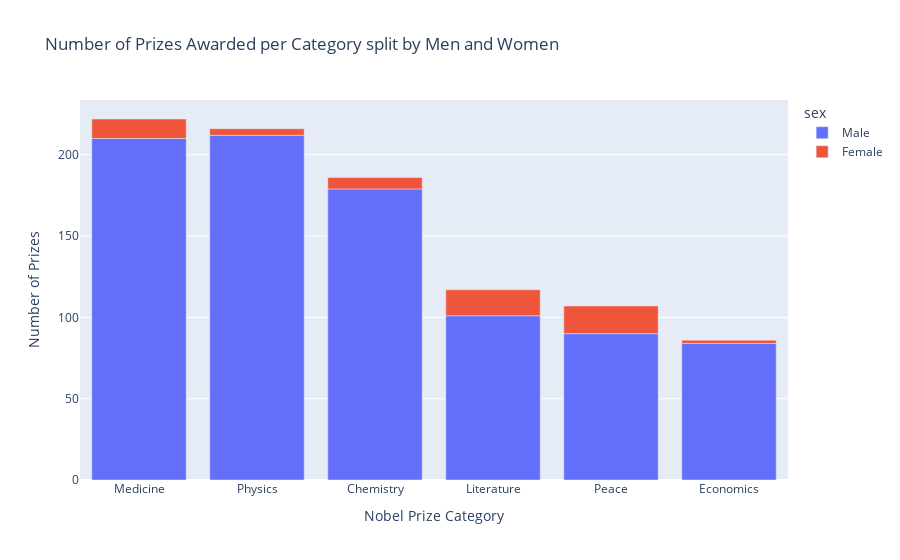

The code cell stored with this chart in its notebook:
### Markdown cell above
# Male and Female Winners by Category

**Challenge**: Create a [plotly bar chart](https://plotly.com/python/bar-charts/) that shows the split between men and women by category. 
* Hover over the bar chart. How many prizes went to women in Literature compared to Physics?

<img src=https://i.imgur.com/od8TfOp.png width=650>

### Code cell
new_df = df_data.groupby(["sex", "category"], as_index=False).count()
new_df = new_df.sort_values("sex", ascending=False)
fig = px.bar(new_df, x=new_df["category"], y=new_df["prize"], color=new_df["sex"],
             title='Number of Prizes Awarded per Category split by Men and Women')
fig.update_layout(xaxis_title='Nobel Prize Category', yaxis_title='Number of Prizes', xaxis={'categoryorder':'total descending'})
fig.show()

### Figure 1 — Plotly figure (JSON) as saved in the notebook; plotly's stock layout.template omitted (floating-point values rounded to 4 significant figures)
{"data": [{"alignmentgroup": "True", "hovertemplate": "sex=Male<br>category=%{x}<br>prize=%{y}<extra></extra>", "legendgroup": "Male", "marker": {"color": "#636efa", "pattern": {"shape": ""}}, "name": "Male", "offsetgroup": "Male", "orientation": "v", "showlegend": true, "textposition": "auto", "type": "bar", "x": ["Chemistry", "Economics", "Literature", "Medicine", "Peace", "Physics"], "xaxis": "x", "y": [179, 84, 101, 210, 90, 212], "yaxis": "y"}, {"alignmentgroup": "True", "hovertemplate": "sex=Female<br>category=%{x}<br>prize=%{y}<extra></extra>", "legendgroup": "Female", "marker": {"color": "#EF553B", "pattern": {"shape": ""}}, "name": "Female", "offsetgroup": "Female", "orientation": "v", "showlegend": true, "textposition": "auto", "type": "bar", "x": ["Chemistry", "Economics", "Literature", "Medicine", "Peace", "Physics"], "xaxis": "x", "y": [7, 2, 16, 12, 17, 4], "yaxis": "y"}], "layout": {"barmode": "relative", "legend": {"title": {"text": "sex"}, "tracegroupgap": 0}, "title": {"text": "Number of Prizes Awarded per Category split by Men and Women"}, "xaxis": {"anchor": "y", "categoryorder": "total descending", "domain": [0, 1], "title": {"text": "Nobel Prize Category"}}, "yaxis": {"anchor": "x", "domain": [0, 1], "title": {"text": "Number of Prizes"}}}}
